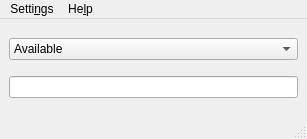
<?xml version="1.0" encoding="UTF-8"?>
<ui version="4.0">
 <class>Telephone</class>
 <widget class="QMainWindow" name="Telephone">
  <property name="geometry">
   <rect>
    <x>0</x>
    <y>0</y>
    <width>307</width>
    <height>139</height>
   </rect>
  </property>
  <property name="sizePolicy">
   <sizepolicy hsizetype="Fixed" vsizetype="Fixed">
    <horstretch>0</horstretch>
    <verstretch>0</verstretch>
   </sizepolicy>
  </property>
  <property name="minimumSize">
   <size>
    <width>307</width>
    <height>139</height>
   </size>
  </property>
  <property name="maximumSize">
   <size>
    <width>307</width>
    <height>139</height>
   </size>
  </property>
  <property name="windowTitle">
   <string>Telephone</string>
  </property>
  <property name="dockNestingEnabled">
   <bool>true</bool>
  </property>
  <widget class="QWidget" name="centralWidget">
   <property name="sizePolicy">
    <sizepolicy hsizetype="Fixed" vsizetype="Fixed">
     <horstretch>0</horstretch>
     <verstretch>0</verstretch>
    </sizepolicy>
   </property>
   <property name="maximumSize">
    <size>
     <width>420</width>
     <height>16777215</height>
    </size>
   </property>
   <layout class="QGridLayout" name="gridLayout">
    <item row="1" column="0">
     <widget class="QLineEdit" name="sipInput"/>
    </item>
    <item row="0" column="0">
     <widget class="QComboBox" name="statusComboBox">
      <item>
       <property name="text">
        <string>Available</string>
       </property>
      </item>
      <item>
       <property name="text">
        <string>Unavailable</string>
       </property>
      </item>
     </widget>
    </item>
   </layout>
  </widget>
  <widget class="QMenuBar" name="menuBar">
   <property name="geometry">
    <rect>
     <x>0</x>
     <y>0</y>
     <width>307</width>
     <height>24</height>
    </rect>
   </property>
   <widget class="QMenu" name="menuSettings">
    <property name="title">
     <string>Setti&amp;ngs</string>
    </property>
    <addaction name="actionPreferences"/>
   </widget>
   <widget class="QMenu" name="menuHelp">
    <property name="title">
     <string>He&amp;lp</string>
    </property>
    <addaction name="actionAbout"/>
   </widget>
   <addaction name="menuSettings"/>
   <addaction name="menuHelp"/>
  </widget>
  <widget class="QStatusBar" name="statusBar"/>
  <action name="actionPreferences">
   <property name="text">
    <string>&amp;Settings</string>
   </property>
  </action>
  <action name="actionAbout">
   <property name="text">
    <string>&amp;About...</string>
   </property>
  </action>
 </widget>
 <resources/>
 <connections/>
</ui>
